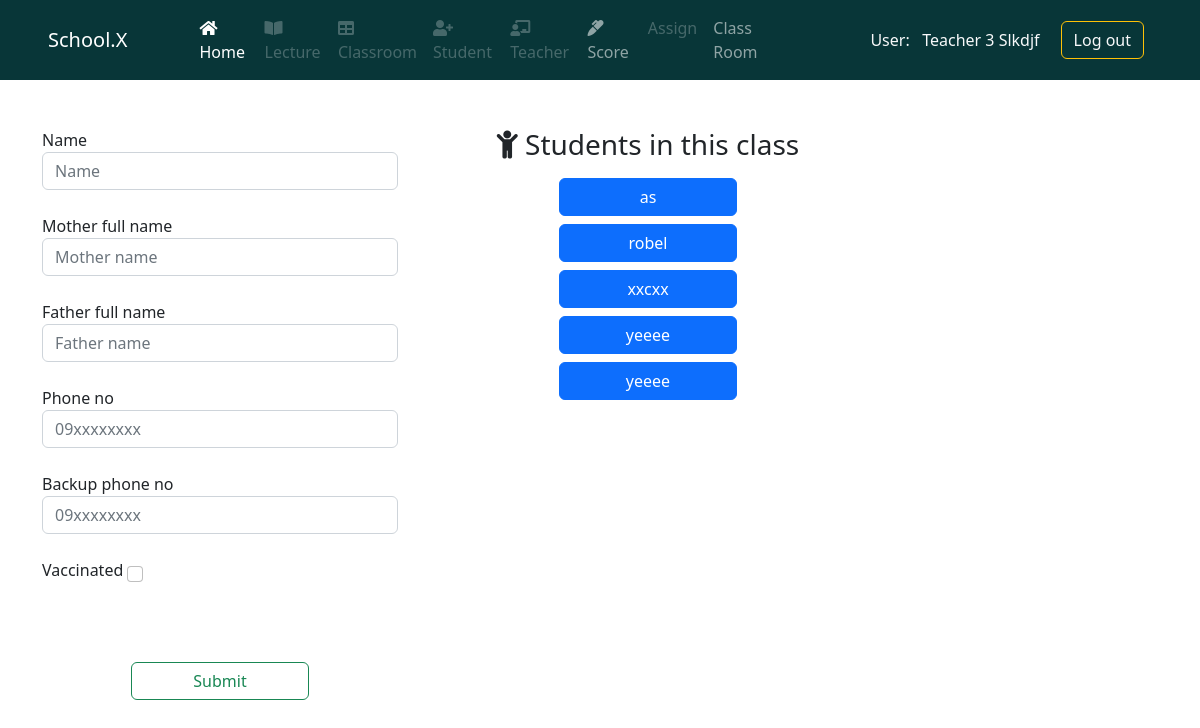
Screenshot of /1/createStudent/ (signed in) with the database file from the repository.
### system1/models.py (models this page shows)
class User(AbstractUser):
    phone_regx = RegexValidator(
        regex=r'^\+?0?\d{10,13}$', message='Phone number must be in correct form +2519xxxxxxxx')
    first_name = models.CharField(max_length=50)
    last_name = models.CharField(max_length=50)
    admin = models.BooleanField(default=False)
    phone_no = models.CharField(validators=[phone_regx], max_length=50)
    def __str__(self):
        return self.first_name.capitalize() + ' ' + self.last_name.capitalize()

### system2/models.py (models this page shows, shortened)
class Student(models.Model):
    phone_regx = RegexValidator(
        regex=r'^\+?0?\d{10,13}$', message='Phone number must be in correct form +2519xxxxxxxx')
    name = models.CharField(max_length=50, blank=False, null=False)
    lecture = models.ManyToManyField(
        "system2.Lectures", related_name='lecture')
    classRoom = models.ForeignKey(
        "system2.classroom",  on_delete=models.CASCADE, null=True)
    mother_full_name = models.CharField(max_length=50, blank=False, null=True)
    Father_full_name = models.CharField(max_length=50, blank=False, null=True)
    phone_no = models.CharField(
        validators=[phone_regx], max_length=50, null=True)
    Backup_phone_no = models.CharField(
        validators=[phone_regx], max_length=50, null=True)
    vaccinated = models.BooleanField(default=False)
    class Meta:
        ordering = ["name"]

### system2/views.py (the view, shortened to what this page needs)
# urls.py: path("<int:id>/createStudent/", views.createStudent, name='createStudent'),
@login_required()
def createStudent(request, id):
    class_ = classroom.objects.get(id=id)
    students = class_.student_set.all()
    lects = class_.lectures.all()
    lect = []
    form = StudentForm()
    context = {
        'students': students,
        'form': form
    }
    return render(request, 'sys1/createStudent.html', context)

### system2/forms.py
class StudentForm(forms.ModelForm):
    class Meta:
        model = Student
        fields = ['name', 'mother_full_name',
                  'Father_full_name', 'phone_no', 'Backup_phone_no', 'vaccinated']
    def __init__(self, *args, **kwargs):
        super().__init__(*args, **kwargs)
        self.fields['name'].widget.attrs.update(
            {'class': "form-control mb-2", "placeholder": "Name"})
        self.fields['mother_full_name'].widget.attrs.update(
            {'class': "form-control mb-2", "placeholder": "Mother name"})
        self.fields['Father_full_name'].widget.attrs.update(
            {'class': "form-control mb-2", "placeholder": "Father name"})
        self.fields['phone_no'].widget.attrs.update(
            {'class': "form-control mb-2", "placeholder": "09xxxxxxxx"})
        self.fields['Backup_phone_no'].widget.attrs.update(
            {'class': "form-control mb-2", "placeholder": "09xxxxxxxx"})
        self.fields['vaccinated'].widget.attrs.update(
            {'class': "form-check-input my-2"})

### system2/templates/sys1/createStudent.html (shortened to what this page needs)
{% extends 'base.html' %}
{% block content %}
<main>
  <div class="container">
    <div class="row mt-5">
      <div class="col-md-4">
        <form action="" method="post">
          {% for fild in form %}
          <div class="mb-4">
            {{fild.label}}
            {{fild}}
          </div>
          {% endfor %} <br>
          <div class="d-grid gap-2 col-6 mx-auto mt-4">
            <button class="btn btn-outline-success" type="submit">Submit</button>
          </div>
        </form>
      </div>
      <div class="col-md-4 ms-5">
        <h3 class="mb-3 text-center"> <i class="fa fa-child" aria-hidden="true"></i> Students in this class </h3>
        <div class="d-grid gap-2 col-6 mx-auto">
          {% for student in students %}
          <a href="#" class="btn btn-primary" type="button">{{ student.name }}</a>
          {% endfor %}
        </div>
      </div>
    </div>
</main>
{% endblock content %}

### templates/navbar.html (shortened to what this page needs)
{% if request.user.is_authenticated %}
{% if  request.user.admin %}
<header class="mb-5">
  <nav class="navbar navbar-expand-lg navbar-dark" style="background: #083638">
    <div class="container-fluid px-5">
      <a class="navbar-brand" href="{% url 'home' %}">School.X</a>
      <button class="navbar-toggler" type="button" data-bs-toggle="collapse" data-bs-target="#navbarSupportedContent"
        aria-controls="navbarSupportedContent" aria-expanded="false" aria-label="Toggle navigation">
        <span class="navbar-toggler-icon"></span>
      </button>
      <div class="collapse navbar-collapse" id="navbarSupportedContent">
        <ul class="navbar-nav w-75 mx-5 d-flex justify-content-around mb-2 mb-lg-0">
          <li class="nav-item">
            <a class="nav-link active" aria-current="page" href="{% url 'home' %}">
              <i class="fa fa-home" aria-hidden="true"></i> Home</a>
          </li>
          <li class="nav-item">
            <a class="nav-link" aria-current="page" href="{% url 'lectureCreate' %}"><i class="fas fa-book-open"></i>
              Lecture</a>
          </li>
          <li class="nav-item">
            <a class="nav-link" href="{% url 'createClassRoom' %}"><i class="fa fa-table" aria-hidden="true"></i>
              Classroom</a>
          </li>
          <li class="nav-item">
            <a class="nav-link" href="{% url 'chooseClassroomRegister' %}"><i class="fa fa-user-plus"
                aria-hidden="true"></i>
              Student</a>
          </li>
          <li class="nav-item">
            <a class="nav-link" href="{% url 'register' %}"><i class="fas fa-chalkboard-teacher"></i> Teacher</a>
          </li>
          <li class="nav-item">
            <a class="nav-link disabled" href="#">
              <i class="fas fa-marker"></i> Score</a>
          </li>
          <li class="nav-item">
            <a class="nav-link" href="{% url 'assignment' %}">Assign </a>
          </li>
          <li class="nav-item">
            <a class="nav-link" href="{% url 'classrooms' %}"> Class Room </a>
          </li>
          <!-- <li class="nav-item dropdown">
                    <a
                      class="nav-link dropdown-toggle"
                      href="#"
                      id="navbarDropdown"
                      role="button"
                      data-bs-toggle="dropdown"
                      aria-expanded="false"
                    >
                      Dropdown
                    </a>
                    <ul class="dropdown-menu" aria-labelledby="navbarDropdown">
                      <li><a class="dropdown-item" href="#">Action</a></li>
                      <li><a class="dropdown-item" href="#">Another action</a></li>
                      <li><hr class="dropdown-divider" /></li>
                      <li>
                        <a class="dropdown-item" href="#">Something else here</a>
                      </li>
                    </ul>
                  </li> -->
          <!-- <li class="nav-item">
                    <a class="nav-link disabled">Disabled</a>
                  </li> -->
        </ul>
        <!-- <form class="d-flex">
                  <input
                    class="form-control me-2"
                    type="search"
                    placeholder="Search"
                    aria-label="Search"
                  />
                  <button class="btn btn-outline-success" type="submit">
                    Search
                  </button>
                </form> -->
        <div class="ms-4 d-flex align-items-center justify-content-around pe-2">
          <p class="btn text-light text-nowrap my-auto">
            User: &nbsp;
            <a href="" class="text-light text-decoration-none text-nowrap">{{request.user}}</a>
          </p>
          <div class="ms-2">
            <button class="btn btn-outline-warning text-nowrap">
              <a class="text-decoration-none text-light" href="{% url 'logout' %}">Log out</a>
            </button>
          </div>
        </div>
      </div>
    </div>
  </nav>
</header>
{% else %}
<header class="mb-5">
  <nav class="navbar navbar-expand-lg navbar-dark" style="background: #083638">
    <div class="container-fluid px-5">
      <a class="navbar-brand" href="{% url 'home' %}">School.X</a>
      <div class="collapse navbar-collapse" id="navbarSupportedContent">
        <ul class="navbar-nav w-75 mx-5 d-flex justify-content-around mb-2 mb-lg-0">
          <li class="nav-item">
            <a class="nav-link active" aria-current="page" href="{% url 'home' %}">
              <i class="fa fa-home" aria-hidden="true"></i> Home</a>
          </li>
          <li class="nav-item">
            <a class="nav-link disabled" aria-current="page" href="#"><i class="fas fa-book-open"></i>
              Lecture</a>
          </li>
          <li class="nav-item">
            <a class="nav-link disabled" href="#"><i class="fa fa-table" aria-hidden="true"></i>
              Classroom</a>
          </li>
          <li class="nav-item">
            <a class="nav-link disabled" href="#"><i class="fa fa-user-plus" aria-hidden="true"></i>
              Student</a>
          </li>
          <li class="nav-item">
            <a class="nav-link disabled" href="#"><i class="fas fa-chalkboard-teacher"></i>
              Teacher</a>
          </li>
          <li class="nav-item">
            <a class="nav-link" href="{% url 'chooseClassroomScoring'  %}">
              <i class="fas fa-marker"></i> Score</a>
          </li>
          <li class="nav-item">
            <a class="nav-link disabled" href="#">Assign </a>
          </li>
          <li class="nav-item">
            <a class="nav-link" href="{% url 'classrooms' %}"> Class Room </a>
          </li>
        </ul>
        <div class="ms-4 d-flex align-items-center justify-content-around pe-2">
          <p class="btn text-light text-nowrap my-auto">
            User: &nbsp;
            <a href="" class="text-light text-decoration-none text-nowrap">{{request.user}} </a>
          </p>
          <div class="ms-2">
            <button class="btn btn-outline-warning text-nowrap">
              <a class="text-decoration-none text-light" href="{% url 'logout' %}">Log out</a>
            </button>
          </div>
        </div>
      </div>
    </div>
  </nav>
</header>
{% endif %}
{% endif %}

### static/style/Css/all.css (style rules this page uses)
.fa, .fas, .far, .fal, .fad, .fab { -moz-osx-font-smoothing: grayscale; -webkit-font-smoothing: antialiased; display: inline-block; font-style: normal; font-variant: normal; text-rendering: auto; line-height: 1; }
.fa-book-open:before { content: "\f518"; }
.fa-chalkboard-teacher:before { content: "\f51c"; }
.fa-child:before { content: "\f1ae"; }
.fa-home:before { content: "\f015"; }
.fa-marker:before { content: "\f5a1"; }
.fa-table:before { content: "\f0ce"; }
.fa-user-plus:before { content: "\f234"; }
.fa, .fas { font-family: 'Font Awesome 5 Free'; font-weight: 900; }

### rows the page displays
User: user "Teacher 3 Slkdjf"
Student: name "as"
Student: name "robel"
Student: name "xxcxx"
Student: name "yeeee"
Student: name "yeeee"

### other values shown
{{ fild.label }} "Name" "Mother full name" "Father full name" "Phone no" "Backup phone no" "Vaccinated"
